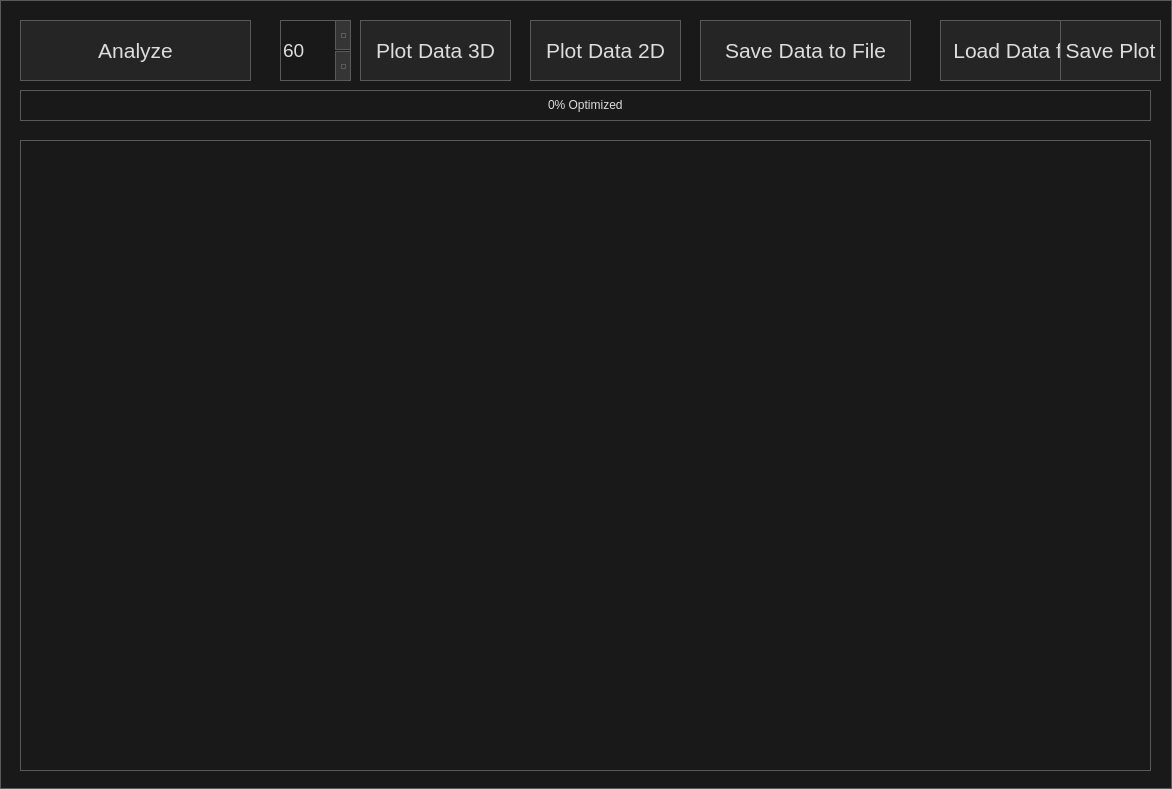
<?xml version="1.0" encoding="UTF-8"?>
<ui version="4.0">
 <class>symTrap</class>
 <widget class="QDialog" name="symTrap">
  <property name="geometry">
   <rect>
    <x>0</x>
    <y>0</y>
    <width>1172</width>
    <height>789</height>
   </rect>
  </property>
  <property name="windowTitle">
   <string>Symmetry Trap Tool</string>
  </property>
  <property name="styleSheet">
   <string notr="true">/*
	Based on a template by Emanuel Claesson (c) 2013 with modifications by Paris Flood

	Licensed under the Apache License, Version 2.0 (the &amp;quot;License&amp;quot;);
	you may not use this file except in compliance with the License.
	You may obtain a copy of the License at

		http://www.apache.org/licenses/LICENSE-2.0

	Unless required by applicable law or agreed to in writing, software
	distributed under the License is distributed on an &amp;quot;AS IS&amp;quot; BASIS,
	WITHOUT WARRANTIES OR CONDITIONS OF ANY KIND, either express or implied.
	See the License for the specific language governing permissions and
	limitations under the License.
*/

/*
	COLOR_DARK     = #191919
	COLOR_MEDIUM   = #353535
	COLOR_MEDLIGHT = #5A5A5A
	COLOR_LIGHT    = #DDDDDD
	COLOR_BLUE  = #2158AA
	COLOR_ORANGE = #D66C23
*/
* {
	background: #191919;
	color: #DDDDDD;
border: 1px solid #5A5A5A;
}

 QMenuBar {
	background: #191919;
	border-style: none;
 }

 QMenuBar::item {
	 background: transparent;
     spacing: 3px; /* spacing between menu bar items */
     padding: 5px 25px;
 }

 QMenuBar::item:selected{
	background: #353535;
  	border: 2px solid #D66C23;
    border-style: none none solid none;
}

 QMenuBar::item:pressed {
	background: #5A5A5A;
}

QCheckBox, QRadioButton {
	border: none;
}

QRadioButton::indicator, QCheckBox::indicator {
	width: 13px;
	height: 13px;
}

QRadioButton::indicator::unchecked, QCheckBox::indicator::unchecked {
	left: 5px;
	border: 1px solid #5A5A5A;
	background: none;
}

QRadioButton::indicator:unchecked:hover, QCheckBox::indicator:unchecked:hover {
	left: 5px;
	border: 1px solid #D66C23;
}

QRadioButton::indicator::checked, QCheckBox::indicator::checked {
	left: 5px;
	border: 1px solid #5A5A5A;
	background: #2158AA;
}

QRadioButton::indicator:checked:hover, QCheckBox::indicator:checked:hover {
	left: 5px;
	border: 1px solid #D66C23;
	background: #2158AA;
}

QGroupBox::title {
	subcontrol-origin: margin;
    subcontrol-position: top center;
}

QScrollBar {
	border: 1px solid #5A5A5A;
	background: #191919;
}

QScrollBar:horizontal {
	height: 15px;
	margin: 0px 16px 0px 16px;
}

QScrollBar:vertical {
	width: 15px;
	margin: 16px 0px 16px 0px;
}

QScrollBar::handle {
	background: #353535;
	border: 1px solid #5A5A5A;
}

QScrollBar::handle:horizontal {
	border-width: 0px 1px 0px 1px;
}

QScrollBar::handle:vertical {
	border-width: 1px 0px 1px 0px;
}

QScrollBar::handle:horizontal {
	min-width: 20px;
}

QScrollBar::handle:vertical {
	min-height: 20px;
}

QScrollBar::add-line, QScrollBar::sub-line {
	background:#353535;
	border: 1px solid #5A5A5A;
	subcontrol-origin: margin;
}

QScrollBar::add-line {
	position: absolute;
}

QScrollBar::add-line:horizontal {
	width: 15px;
	subcontrol-position: right;
	left: 15px;
}

QScrollBar::add-line:vertical {
	height: 15px;
	subcontrol-position: bottom;
	top: 15px;
}

QScrollBar::sub-line:horizontal {
	width: 15px;
	subcontrol-position: left;
}

QScrollBar::sub-line:vertical {
	height: 15px;
	subcontrol-position: top;
}

QScrollBar:left-arrow, QScrollBar::right-arrow, QScrollBar::up-arrow, QScrollBar::down-arrow {
	border: 1px solid #5A5A5A;
	width: 3px;
	height: 3px;
}

QScrollBar::add-page, QScrollBar::sub-page {
	background: none;
}

QAbstractButton {
	background: #252525;
}

QAbstractButton:disabled {
	background: #3F3F3F;
}

QAbstractButton:hover {
	background: #353535;
}

QPushButton:hover {
	background: #353535;
  	border: 1px solid #D66C23;
}

QAbstractButton:pressed {
	background: #5A5A5A;
}

QAbstractItemView {
	show-decoration-selected: 1;
 	outline: 0;
	selection-background-color: #2158AA;
	selection-color: #DDDDDD;
	alternate-background-color: #353535;
}

QHeaderView {
	border: 1px solid #5A5A5A;
}

QHeaderView::section {
	background: #191919;
	border: 1px solid #5A5A5A;
	padding: 4px;
}

QHeaderView::section:selected, QHeaderView::section::checked {
	background: #353535;
}

QTableView {
	gridline-color: #5A5A5A;
}

QTabBar {
	margin-left: 2px;
}

QTabBar::tab {
	border-radius: 0px;
	padding: 4px;
	margin: 4px;
}

QTabBar::tab:selected {
	background: #353535;
}

QComboBox::down-arrow {
	border: 1px solid #5A5A5A;
	background: #353535;
}

QComboBox::drop-down {
	border: 1px solid #5A5A5A;
	background: #353535;
}

QComboBox::down-arrow {
	width: 3px;
	height: 3px;
	border: 1px solid #5A5A5A;
}

QAbstractSpinBox {
	padding-right: 15px;
}

QAbstractSpinBox::up-button, QAbstractSpinBox::down-button {
	border: 1px solid #5A5A5A;
	background: #353535;
	subcontrol-origin: border;
}
QAbstractSpinBox::up-button:hover, QAbstractSpinBox::down-button:hover {
	border: 1px solid #D66C23;
}
QAbstractSpinBox::up-button:pressed, QAbstractSpinBox::down-button:pressed {
	background: #5A5A5A;
}

QAbstractSpinBox::up-arrow, QAbstractSpinBox::down-arrow {
	width: 3px;
	height: 3px;
	border: 1px solid #5A5A5A;
}
QAbstractSpinBox::up-arrow:hover, QAbstractSpinBox::down-arrow:hover {
	border: 1px solid #D66C23;
}

QSlider {
	border: none;
}

QSlider::groove:horizontal {
	height: 5px;
	margin: 4px 0px 4px 0px;
}

QSlider::groove:vertical {
	width: 5px;
	margin: 0px 4px 0px 4px;
}

QSlider::handle {
	border: 1px solid #5A5A5A;
	background: #353535;
}

QSlider::handle:horizontal {
	width: 15px;
	margin: -4px 0px -4px 0px;
}

QSlider::handle:vertical {
	height: 15px;
	margin: 0px -4px 0px -4px;
}

QSlider::add-page:vertical, QSlider::sub-page:horizontal {
	background: #2158AA;
}

QSlider::sub-page:vertical, QSlider::add-page:horizontal {
	background: #353535;
}

QLabel {
	border: none;
}

QProgressBar {
	text-align: center;
}

QProgressBar::chunk {
	width: 1px;
	background-color: #2158AA;
}

QMenu::separator {
	background: #353535;
}

QGroupBox {
	font: bold
}

QListWidget::item:selected {
    background-color: #2158AA;
}

 QMenu::item:selected{
	background: #353535;
	border: 2px solid #D66C23;
    border-style: none solid none none;
}

 QMenu::pressed {
	background: #5A5A5A;
}

QMenu::separator {
    height: 5px;
	background: #2158AA;
}</string>
  </property>
  <widget class="QPushButton" name="Plot_3D">
   <property name="geometry">
    <rect>
     <x>360</x>
     <y>20</y>
     <width>151</width>
     <height>61</height>
    </rect>
   </property>
   <property name="maximumSize">
    <size>
     <width>679</width>
     <height>16777215</height>
    </size>
   </property>
   <property name="font">
    <font>
     <pointsize>16</pointsize>
    </font>
   </property>
   <property name="text">
    <string>Plot Data 3D</string>
   </property>
  </widget>
  <widget class="QPushButton" name="save_data">
   <property name="geometry">
    <rect>
     <x>700</x>
     <y>20</y>
     <width>211</width>
     <height>61</height>
    </rect>
   </property>
   <property name="maximumSize">
    <size>
     <width>679</width>
     <height>16777215</height>
    </size>
   </property>
   <property name="font">
    <font>
     <pointsize>16</pointsize>
    </font>
   </property>
   <property name="text">
    <string>Save Data to File</string>
   </property>
  </widget>
  <widget class="QPushButton" name="load_data">
   <property name="geometry">
    <rect>
     <x>940</x>
     <y>20</y>
     <width>211</width>
     <height>61</height>
    </rect>
   </property>
   <property name="maximumSize">
    <size>
     <width>679</width>
     <height>16777215</height>
    </size>
   </property>
   <property name="font">
    <font>
     <pointsize>16</pointsize>
    </font>
   </property>
   <property name="text">
    <string>Load Data from File</string>
   </property>
  </widget>
  <widget class="QPushButton" name="optimize">
   <property name="geometry">
    <rect>
     <x>20</x>
     <y>20</y>
     <width>231</width>
     <height>61</height>
    </rect>
   </property>
   <property name="maximumSize">
    <size>
     <width>679</width>
     <height>16777215</height>
    </size>
   </property>
   <property name="font">
    <font>
     <pointsize>16</pointsize>
    </font>
   </property>
   <property name="autoFillBackground">
    <bool>false</bool>
   </property>
   <property name="text">
    <string>Analyze</string>
   </property>
   <property name="flat">
    <bool>false</bool>
   </property>
  </widget>
  <widget class="QWidget" name="verticalLayoutWidget">
   <property name="geometry">
    <rect>
     <x>20</x>
     <y>140</y>
     <width>1131</width>
     <height>631</height>
    </rect>
   </property>
   <layout class="QVBoxLayout" name="verticalLayout">
    <property name="sizeConstraint">
     <enum>QLayout::SetDefaultConstraint</enum>
    </property>
    <property name="leftMargin">
     <number>0</number>
    </property>
    <property name="rightMargin">
     <number>0</number>
    </property>
   </layout>
  </widget>
  <widget class="QSpinBox" name="iterBox">
   <property name="geometry">
    <rect>
     <x>280</x>
     <y>20</y>
     <width>71</width>
     <height>61</height>
    </rect>
   </property>
   <property name="font">
    <font>
     <pointsize>14</pointsize>
    </font>
   </property>
   <property name="toolTip">
    <string>How many intermediate iterations should the rotation have?</string>
   </property>
   <property name="autoFillBackground">
    <bool>false</bool>
   </property>
   <property name="minimum">
    <number>9</number>
   </property>
   <property name="maximum">
    <number>999</number>
   </property>
   <property name="singleStep">
    <number>3</number>
   </property>
   <property name="value">
    <number>60</number>
   </property>
  </widget>
  <widget class="QProgressBar" name="progressBar">
   <property name="geometry">
    <rect>
     <x>20</x>
     <y>90</y>
     <width>1131</width>
     <height>31</height>
    </rect>
   </property>
   <property name="value">
    <number>0</number>
   </property>
   <property name="format">
    <string>%p% Optimized</string>
   </property>
  </widget>
  <widget class="QPushButton" name="save_plot">
   <property name="geometry">
    <rect>
     <x>1060</x>
     <y>20</y>
     <width>101</width>
     <height>61</height>
    </rect>
   </property>
   <property name="maximumSize">
    <size>
     <width>679</width>
     <height>16777215</height>
    </size>
   </property>
   <property name="font">
    <font>
     <pointsize>16</pointsize>
    </font>
   </property>
   <property name="text">
    <string>Save Plot</string>
   </property>
  </widget>
  <widget class="QPushButton" name="Plot_2D">
   <property name="geometry">
    <rect>
     <x>530</x>
     <y>20</y>
     <width>151</width>
     <height>61</height>
    </rect>
   </property>
   <property name="maximumSize">
    <size>
     <width>679</width>
     <height>16777215</height>
    </size>
   </property>
   <property name="font">
    <font>
     <pointsize>16</pointsize>
    </font>
   </property>
   <property name="text">
    <string>Plot Data 2D</string>
   </property>
  </widget>
 </widget>
 <resources/>
 <connections/>
</ui>
